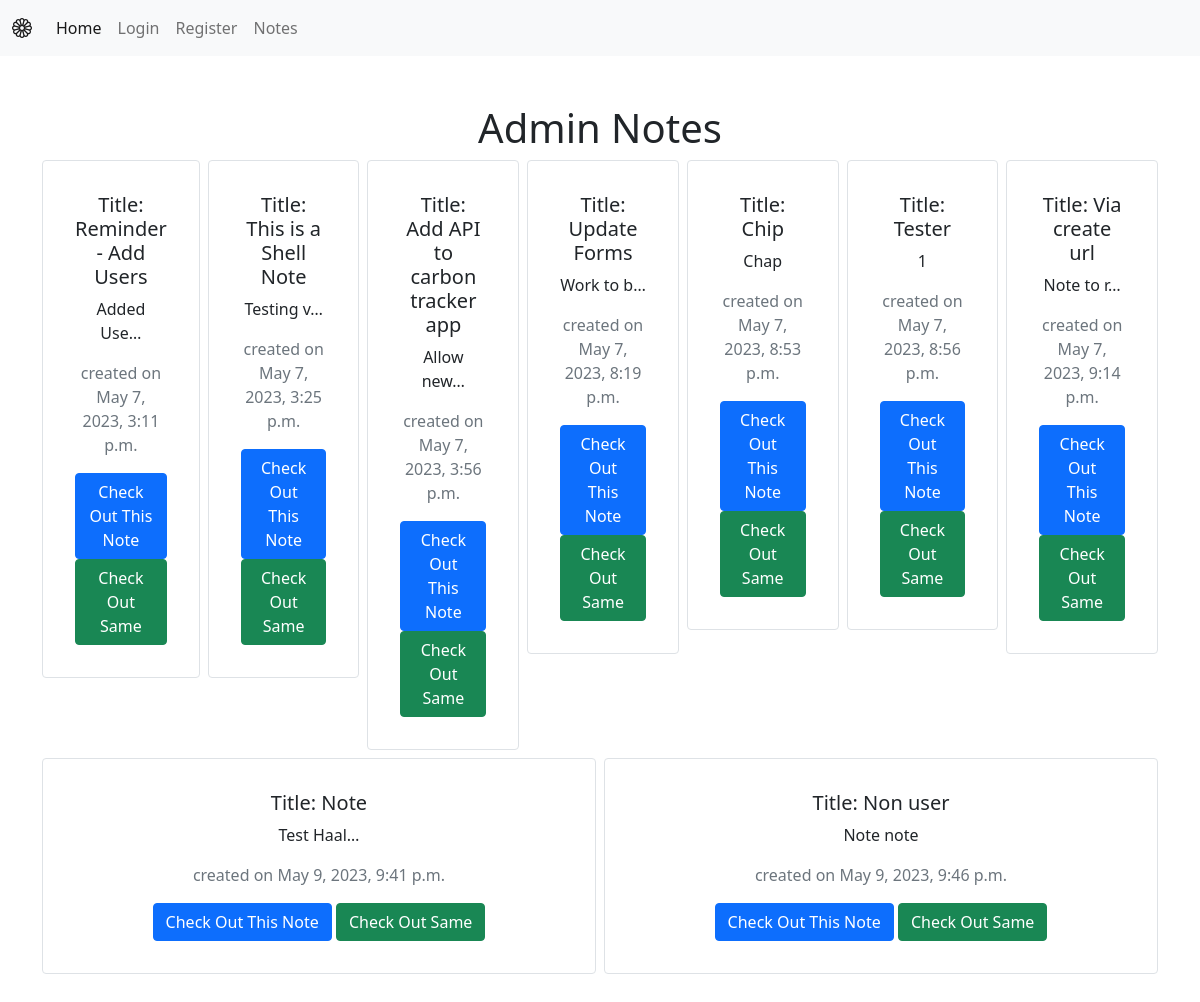
Page /internal/notes/ on the committed database.
### notes/models.py (models this page shows)
class Notes(models.Model):
    title = models.CharField(max_length=200)
    content = models.TextField()
    created_at = models.DateTimeField(auto_now_add=True) # auto_now_add=True -> auto set date and time when note is created

### notes/views.py (the view)
# urls.py: path("notes/", views.notes_list, name="notes_list"), # name can be used to refer to this url in templates via <a href="{% url 'notes_list' %}">Notes</a>
def notes_list(request):
    all_notes = Notes.objects.all() # get all notes from db
    return render(request, 'notes/notes_list.html', {'notes': all_notes}) # return request, template, context

### notes/templates/notes/notes_list.html
{% extends "base.html" %}
{% block content %}
<h1> Admin Notes</h1>
<div class="row row-cols3 g-2">
    {% for note in notes %}
    <div class="col">
        <div class="p-3 border card">
            <div class="card-body">
                <h5 class="card-title">Title: {{ note.title }}</h5>
                <p class="card-text">{{ note.content|truncatechars:10 }}</p>
                <p class="text-muted">created on {{ note.created_at }} </p>
                <a href="{% url 'notes_list' %}{{note.id}}" type="button" class="btn btn-primary">Check Out This Note</a>
                <a href="{% url 'notes_detail' pk=note.id %}" type="button" class="btn btn-success">Check Out Same</a>
            </div>
        </div>
    </div>
    {% endfor %}
</div>
{% endblock %}

### rows in the picture
Notes: title "Reminder - Add Users", content "Added Use…", created_at "May 7, 2023, 3:11 p.m."
Notes: title "This is a Shell Note", content "Testing v…", created_at "May 7, 2023, 3:25 p.m."
Notes: title "Add API to carbon tracker app", content "Allow new…", created_at "May 7, 2023, 3:56 p.m."
Notes: title "Update Forms", content "Work to b…", created_at "May 7, 2023, 8:19 p.m."
Notes: title "Chip", content "Chap", created_at "May 7, 2023, 8:53 p.m."
Notes: title "Tester", content "1", created_at "May 7, 2023, 8:56 p.m."
Notes: title "Via create url", content "Note to r…", created_at "May 7, 2023, 9:14 p.m."
Notes: title "Note", content "Test Haal…", created_at "May 9, 2023, 9:41 p.m."
Notes: title "Non user", content "Note note", created_at "May 9, 2023, 9:46 p.m."
